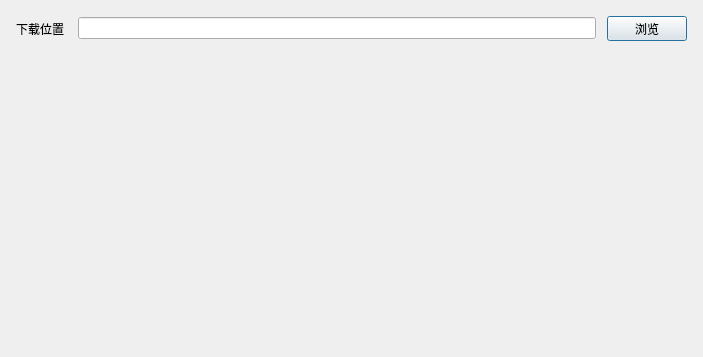
<?xml version="1.0" encoding="UTF-8"?>
<ui version="4.0">
 <class>SettingDialog</class>
 <widget class="QDialog" name="SettingDialog">
  <property name="geometry">
   <rect>
    <x>0</x>
    <y>0</y>
    <width>703</width>
    <height>357</height>
   </rect>
  </property>
  <property name="sizePolicy">
   <sizepolicy hsizetype="Fixed" vsizetype="Fixed">
    <horstretch>0</horstretch>
    <verstretch>0</verstretch>
   </sizepolicy>
  </property>
  <property name="windowTitle">
   <string>Dialog</string>
  </property>
  <layout class="QVBoxLayout" name="verticalLayout_2">
   <item>
    <layout class="QVBoxLayout" name="verticalLayout">
     <item>
      <spacer name="verticalSpacer_2">
       <property name="orientation">
        <enum>Qt::Vertical</enum>
       </property>
       <property name="sizeType">
        <enum>QSizePolicy::Fixed</enum>
       </property>
       <property name="sizeHint" stdset="0">
        <size>
         <width>20</width>
         <height>5</height>
        </size>
       </property>
      </spacer>
     </item>
     <item>
      <layout class="QHBoxLayout" name="horizontalLayout_2">
       <item>
        <spacer name="horizontalSpacer_3">
         <property name="orientation">
          <enum>Qt::Horizontal</enum>
         </property>
         <property name="sizeType">
          <enum>QSizePolicy::Fixed</enum>
         </property>
         <property name="sizeHint" stdset="0">
          <size>
           <width>5</width>
           <height>20</height>
          </size>
         </property>
        </spacer>
       </item>
       <item>
        <layout class="QHBoxLayout" name="horizontalLayout">
         <item>
          <widget class="QLabel" name="label">
           <property name="text">
            <string>下载位置</string>
           </property>
          </widget>
         </item>
         <item>
          <spacer name="horizontalSpacer">
           <property name="orientation">
            <enum>Qt::Horizontal</enum>
           </property>
           <property name="sizeType">
            <enum>QSizePolicy::Fixed</enum>
           </property>
           <property name="sizeHint" stdset="0">
            <size>
             <width>8</width>
             <height>20</height>
            </size>
           </property>
          </spacer>
         </item>
         <item>
          <widget class="QLineEdit" name="downloadLocation"/>
         </item>
         <item>
          <spacer name="horizontalSpacer_2">
           <property name="orientation">
            <enum>Qt::Horizontal</enum>
           </property>
           <property name="sizeType">
            <enum>QSizePolicy::Fixed</enum>
           </property>
           <property name="sizeHint" stdset="0">
            <size>
             <width>5</width>
             <height>20</height>
            </size>
           </property>
          </spacer>
         </item>
         <item>
          <widget class="QPushButton" name="selectDownloadLocBtn">
           <property name="minimumSize">
            <size>
             <width>0</width>
             <height>25</height>
            </size>
           </property>
           <property name="maximumSize">
            <size>
             <width>16777215</width>
             <height>25</height>
            </size>
           </property>
           <property name="text">
            <string>浏览</string>
           </property>
          </widget>
         </item>
        </layout>
       </item>
       <item>
        <spacer name="horizontalSpacer_4">
         <property name="orientation">
          <enum>Qt::Horizontal</enum>
         </property>
         <property name="sizeType">
          <enum>QSizePolicy::Fixed</enum>
         </property>
         <property name="sizeHint" stdset="0">
          <size>
           <width>5</width>
           <height>20</height>
          </size>
         </property>
        </spacer>
       </item>
      </layout>
     </item>
     <item>
      <spacer name="verticalSpacer">
       <property name="orientation">
        <enum>Qt::Vertical</enum>
       </property>
       <property name="sizeHint" stdset="0">
        <size>
         <width>20</width>
         <height>40</height>
        </size>
       </property>
      </spacer>
     </item>
    </layout>
   </item>
  </layout>
 </widget>
 <resources/>
 <connections/>
</ui>
